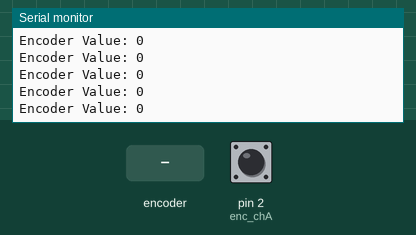
Recording of a sketch running on a simulated Arduino Uno, built with avr-gcc and run on an emulated ATmega328P. Parts: the last lines printed to the serial monitor. The test bench sets the inputs (shaded band); at power-on: pin 2 (enc_chA) HIGH.

Above: at 1.2 s.
1.3 s: rotary encoder on pin 2 (enc_chA) / pin 3 (enc_chB) turned 1 step (first pin leading)
At 1.9 s:
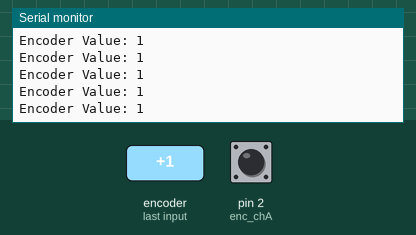
4.5 s: rotary encoder on pin 2 (enc_chA) / pin 3 (enc_chB) turned 1 step (first pin leading)
At 5.6 s:
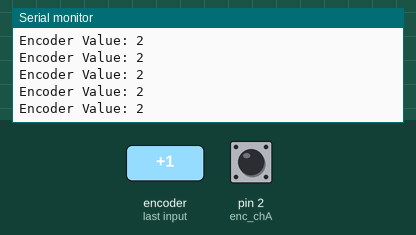
Timing chart, 0 to 7.5 s (numbered marks = the images above; inputs shaded):
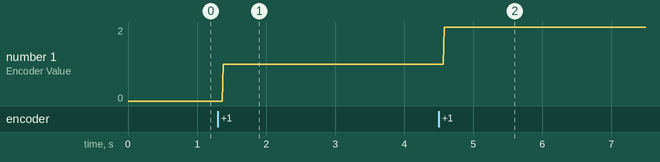

The sketch:

1.ino
```cpp
#define enc_chA 2
#define enc_chB 3
volatile int encoder_count =0;

void setup() {
  Serial.begin(19200);
  pinMode(enc_chA,INPUT);
  pinMode(enc_chB,INPUT);
  attachInterrupt(digitalPinToInterrupt(enc_chA),count,RISING);
}

void loop() {
  Serial.write("Encoder Value: ");
  Serial.println(encoder_count);
}

void count(){
  encoder_count ++;
  }
```

Measured:
- after the input at 1.3 s, the serial monitor: prints a new line after 0.08 s (image 1)
- after the input at 4.5 s, the serial monitor: prints a new line after 0.08 s (image 2)
- plotted number 1: 0 → 1 after the input at 1.3 s, 1 → 2 after the input at 4.5 s
